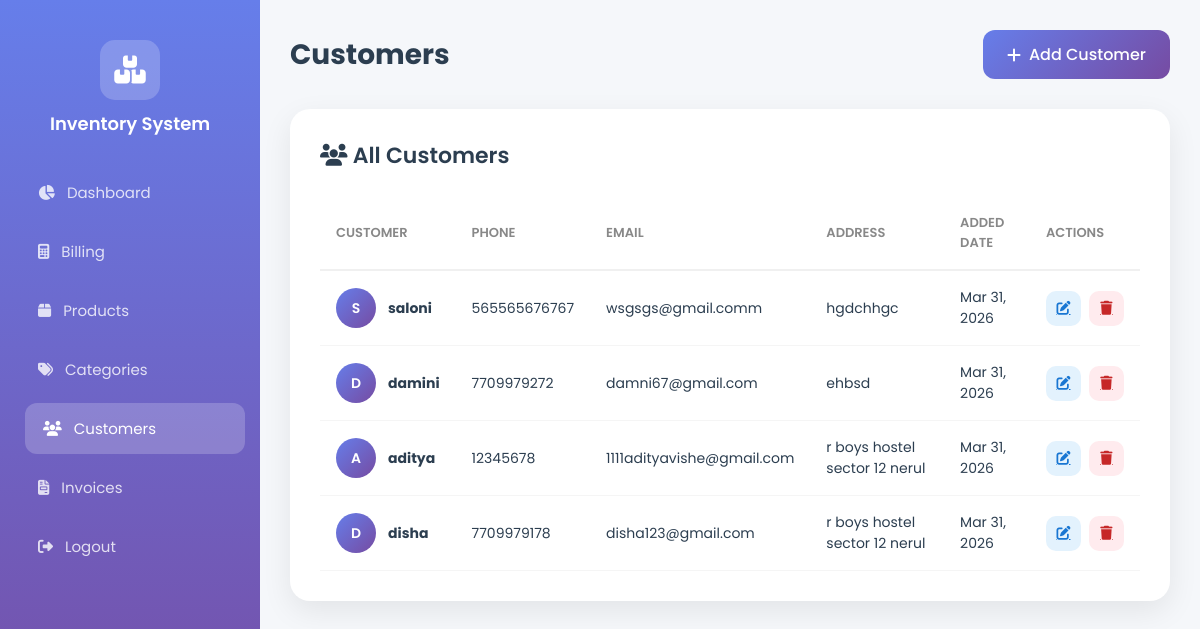
The page /customers/ (signed in) on the database its author committed.
### customers/models.py (models this page shows, shortened)
class Customer(models.Model):
    name = models.CharField(max_length=100)
    phone_number = models.CharField(max_length=15, unique=True)
    email = models.EmailField(max_length=100, blank=True, null=True)
    address = models.CharField(max_length=200, blank=True, null=True)
    is_active = models.BooleanField(default=True)
    date_added = models.DateTimeField(auto_now_add=True)

### customers/views.py (the view)
# urls.py: path('', views.customer_list, name='customer_list'),
@login_required
def customer_list(request):
    customers = Customer.objects.all().order_by('-date_added')
    return render(request, 'customers/customer_list.html', {'customers': customers})

### customers/templates/customers/customer_list.html (shortened to what this page needs)
<!DOCTYPE html>
<html lang="en">
<head>
    <link rel="stylesheet" href="https://cdnjs.cloudflare.com/ajax/libs/font-awesome/6.4.0/css/all.min.css">
</head>
<body>
    <div class="sidebar">
        <div class="sidebar-logo">
            <div class="icon"><i class="fas fa-boxes-stacked"></i></div>
            <h2>Inventory System</h2>
        </div>
        <ul class="nav-menu">
            <li><a href="{% url 'dashboard' %}"><i class="fas fa-chart-pie"></i> Dashboard</a></li>
            <li><a href="/billing/"><i class="fas fa-calculator"></i> Billing</a></li>
            <li><a href="{% url 'product_list' %}"><i class="fas fa-box"></i> Products</a></li>
            <li><a href="{% url 'category_list' %}"><i class="fas fa-tags"></i> Categories</a></li>
            <li><a href="{% url 'customer_list' %}" class="active"><i class="fas fa-users"></i> Customers</a></li>
            <li><a href="{% url 'invoice_list' %}"><i class="fas fa-file-invoice"></i> Invoices</a></li>
            <li><a href="{% url 'logout' %}"><i class="fas fa-sign-out-alt"></i> Logout</a></li>
        </ul>
    </div>
    <div class="main-content">
        <div class="header">
            <h1>Customers</h1>
            <a href="{% url 'customer_add' %}" class="btn btn-primary"><i class="fas fa-plus"></i> Add Customer</a>
        </div>
        <div class="card">
            <div class="card-header" style="margin-bottom: 25px;"><h2><i class="fas fa-users"></i> All Customers</h2></div>
            <div class="table-container">
                <table class="table">
                    <thead>
                        <tr>
                            <th>Customer</th>
                            <th>Phone</th>
                            <th>Email</th>
                            <th>Address</th>
                            <th>Added Date</th>
                            <th>Actions</th>
                        </tr>
                    </thead>
                    <tbody>
                        {% for customer in customers %}
                        <tr>
                            <td>
                                <div class="customer-info">
                                    <div class="customer-avatar">{{ customer.name|make_list|first|upper }}</div>
                                    <strong>{{ customer.name }}</strong>
                                </div>
                            </td>
                            <td>{{ customer.phone_number }}</td>
                            <td>{{ customer.email|default:"-" }}</td>
                            <td>{{ customer.address|default:"-"|truncatechars:30 }}</td>
                            <td>{{ customer.date_added|date:"M d, Y" }}</td>
                            <td>
                                <div class="action-btns">
                                    <a href="{% url 'customer_edit' customer.id %}" class="edit"><i class="fas fa-edit"></i></a>
                                    <a href="{% url 'customer_delete' customer.id %}" class="delete" onclick="return confirm('Are you sure?')"><i class="fas fa-trash"></i></a>
                                </div>
                            </td>
                        </tr>
                        {% empty %}
                        <tr><td colspan="6" style="text-align: center; padding: 40px;">No customers yet. Add your first customer!</td></tr>
                        {% endfor %}
                    </tbody>
                </table>
            </div>
        </div>
    </div>
</body>
</html>

### customers/templates/customers/customer_list.html (style rules this page uses)
* { margin: 0; padding: 0; box-sizing: border-box; font-family: 'Poppins', sans-serif; }
:root { --primary: #667eea; --secondary: #764ba2; --dark: #2c3e50; --success: #2ecc71; }
body { background: #f5f7fa; min-height: 100vh; }
.sidebar { position: fixed; left: 0; top: 0; width: 260px; height: 100%; background: linear-gradient(180deg, var(--primary) 0%, var(--secondary) 100%); padding: 20px; z-index: 100; }
.sidebar-logo { text-align: center; padding: 20px 0 30px; }
.sidebar-logo .icon { width: 60px; height: 60px; background: rgba(255,255,255,0.2); border-radius: 15px; display: inline-flex; align-items: center; justify-content: center; margin-bottom: 10px; }
.sidebar-logo .icon i { font-size: 28px; color: white; }
.sidebar-logo h2 { color: white; font-size: 18px; font-weight: 600; }
.nav-menu { list-style: none; }
.nav-menu li { margin-bottom: 8px; }
.nav-menu a { display: flex; align-items: center; gap: 12px; padding: 14px 18px; color: rgba(255,255,255,0.8); text-decoration: none; border-radius: 12px; transition: all 0.3s; font-size: 15px; }
.nav-menu a:hover, .nav-menu a.active { background: rgba(255,255,255,0.2); color: white; transform: translateX(5px); }
.main-content { margin-left: 260px; padding: 30px; }
.header { display: flex; justify-content: space-between; align-items: center; margin-bottom: 30px; }
.header h1 { color: var(--dark); font-size: 28px; font-weight: 700; }
.btn { padding: 12px 24px; border-radius: 12px; border: none; cursor: pointer; font-weight: 500; transition: all 0.3s; text-decoration: none; display: inline-flex; align-items: center; gap: 8px; }
.btn-primary { background: linear-gradient(135deg, var(--primary), var(--secondary)); color: white; }
.card { background: white; border-radius: 20px; padding: 30px; box-shadow: 0 10px 30px rgba(0,0,0,0.08); }
.card-header h2 { color: var(--dark); font-size: 22px; font-weight: 600; }
.table { width: 100%; border-collapse: collapse; }
.table th { text-align: left; padding: 16px; color: #888; font-size: 13px; font-weight: 600; text-transform: uppercase; border-bottom: 2px solid #f0f0f0; }
.table td { padding: 16px; color: var(--dark); font-size: 14px; border-bottom: 1px solid #f5f5f5; }
.customer-avatar { width: 40px; height: 40px; background: linear-gradient(135deg, var(--primary), var(--secondary)); border-radius: 50%; display: inline-flex; align-items: center; justify-content: center; color: white; font-weight: 600; margin-right: 12px; }
.customer-info { display: flex; align-items: center; }
.action-btns { display: flex; gap: 8px; }
.action-btns a { width: 35px; height: 35px; border-radius: 10px; display: flex; align-items: center; justify-content: center; transition: all 0.3s; }
.action-btns .edit { background: #e3f2fd; color: #1976d2; }
.action-btns .delete { background: #ffebee; color: #c62828; }

### rows shown on the page
Customer: name|make_list "S", name "saloni", phone_number "565565676767", email "wsgsgs@gmail.comm", address "hgdchhgc", date_added "Mar 31, 2026"
Customer: name|make_list "D", name "damini", phone_number "7709979272", email "damni67@gmail.com", address "ehbsd", date_added "Mar 31, 2026"
Customer: name|make_list "A", name "aditya", phone_number "12345678", email "1111adityavishe@gmail.com", address "r boys hostel sector 12 nerul", date_added "Mar 31, 2026"
Customer: name|make_list "D", name "disha", phone_number "7709979178", email "disha123@gmail.com", address "r boys hostel sector 12 nerul", date_added "Mar 31, 2026"
